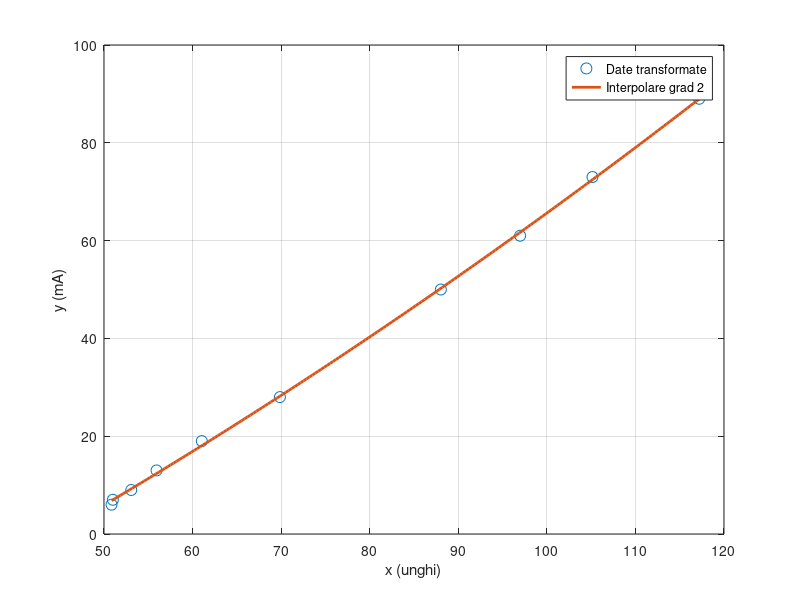

Write the MATLAB code that produced this figure.
% Date originale
x = [-50.85, -51, -53.08, -55.93, -61.04, -69.86, -88.03, 83.02, 74.85, 62.80];
y_Amp = [6, 7, 9, 13, 19, 28, 50, 61, 73, 89];
z_Ohm = [820, 680, 560, 390, 270, 180, 100, 82, 68, 56];

% Transformări (vectorul x_final) pentru unghi
x_final = x;
for i = 1:length(x)
    if x(i) < 0
        % negative → modul
        x_final(i) = -x(i);
    else
        % pozitive → cadran 2
        x_final(i) = 180 - x(i);
    end
end

disp('x_final:');
disp(x_final);

% Interpolare polinomială
n = 2;
p = polyfit(x_final, y_Amp, n);

disp('Coeficienții polinomului (grad 2):');
disp(p);

U = 5; %V

f_Amp = @(x) (0.0024*x^(2) + 0.832*x - 41.72777);
f_Ohm = @(x) (U/f_Amp(x))*10^3;

%Exemplu pentru valoarea unghiului 53.08
disp('Valoarea I (mA): ')
f_Amp(53)

disp('Valoarea R (Ohm): ')
f_Ohm(53)



% Generăm puncte pentru desen
x_fit = linspace(min(x_final), max(x_final), 200);
y_fit = polyval(p, x_fit);

% Plot
figure;
plot(x_final, y_Amp, 'o', 'MarkerSize', 8, 'DisplayName', 'Date transformate');
hold on;
plot(x_fit, y_fit, '-', 'LineWidth', 2, 'DisplayName', sprintf('Interpolare grad %d', n));
xlabel('x (unghi)');
ylabel('y (mA)');
legend;
grid on;
